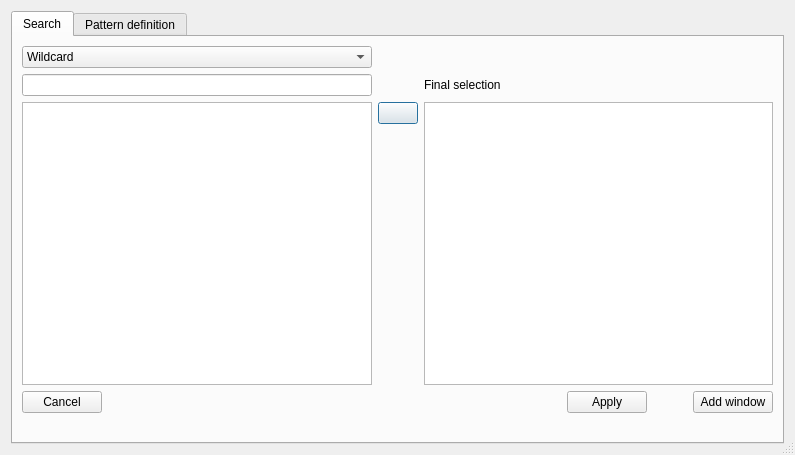
<?xml version="1.0" encoding="UTF-8"?>
<ui version="4.0">
 <class>SearchDialog</class>
 <widget class="QDialog" name="SearchDialog">
  <property name="geometry">
   <rect>
    <x>0</x>
    <y>0</y>
    <width>795</width>
    <height>455</height>
   </rect>
  </property>
  <property name="windowTitle">
   <string>Dialog</string>
  </property>
  <property name="sizeGripEnabled">
   <bool>true</bool>
  </property>
  <layout class="QGridLayout" name="gridLayout_2">
   <item row="0" column="0">
    <widget class="QTabWidget" name="tabs">
     <property name="currentIndex">
      <number>0</number>
     </property>
     <widget class="QWidget" name="tab">
      <attribute name="title">
       <string>Search</string>
      </attribute>
      <layout class="QGridLayout" name="gridLayout">
       <item row="0" column="0">
        <widget class="QComboBox" name="match_kind">
         <property name="currentIndex">
          <number>0</number>
         </property>
         <item>
          <property name="text">
           <string>Wildcard</string>
          </property>
         </item>
         <item>
          <property name="text">
           <string>Regex</string>
          </property>
         </item>
        </widget>
       </item>
       <item row="1" column="0">
        <widget class="QLineEdit" name="search_box">
         <property name="text">
          <string/>
         </property>
        </widget>
       </item>
       <item row="1" column="2">
        <widget class="QLabel" name="label">
         <property name="text">
          <string>Final selection</string>
         </property>
        </widget>
       </item>
       <item row="2" column="0" rowspan="2">
        <widget class="QListWidget" name="matches">
         <property name="selectionMode">
          <enum>QAbstractItemView::ExtendedSelection</enum>
         </property>
         <property name="sortingEnabled">
          <bool>false</bool>
         </property>
        </widget>
       </item>
       <item row="2" column="1">
        <widget class="QPushButton" name="add_btn">
         <property name="text">
          <string/>
         </property>
         <property name="icon">
          <iconset resource="resource.qrc">
           <normaloff>:/left.png</normaloff>:/left.png</iconset>
         </property>
        </widget>
       </item>
       <item row="2" column="2" rowspan="2">
        <widget class="MinimalListWidget" name="selection"/>
       </item>
       <item row="3" column="1">
        <spacer name="verticalSpacer_2">
         <property name="orientation">
          <enum>Qt::Vertical</enum>
         </property>
         <property name="sizeHint" stdset="0">
          <size>
           <width>20</width>
           <height>40</height>
          </size>
         </property>
        </spacer>
       </item>
       <item row="4" column="0" colspan="3">
        <layout class="QHBoxLayout" name="horizontalLayout" stretch="0,1,0,0,0">
         <item>
          <widget class="QPushButton" name="cancel_btn">
           <property name="text">
            <string>Cancel</string>
           </property>
          </widget>
         </item>
         <item>
          <spacer name="horizontalSpacer_2">
           <property name="orientation">
            <enum>Qt::Horizontal</enum>
           </property>
           <property name="sizeHint" stdset="0">
            <size>
             <width>40</width>
             <height>20</height>
            </size>
           </property>
          </spacer>
         </item>
         <item>
          <widget class="QPushButton" name="apply_btn">
           <property name="text">
            <string>Apply</string>
           </property>
          </widget>
         </item>
         <item>
          <spacer name="horizontalSpacer">
           <property name="orientation">
            <enum>Qt::Horizontal</enum>
           </property>
           <property name="sizeHint" stdset="0">
            <size>
             <width>40</width>
             <height>20</height>
            </size>
           </property>
          </spacer>
         </item>
         <item>
          <widget class="QPushButton" name="add_window_btn">
           <property name="text">
            <string>Add window</string>
           </property>
          </widget>
         </item>
        </layout>
       </item>
       <item row="5" column="0">
        <widget class="QLabel" name="status">
         <property name="text">
          <string/>
         </property>
        </widget>
       </item>
      </layout>
     </widget>
     <widget class="QWidget" name="tab_2">
      <attribute name="title">
       <string>Pattern definition</string>
      </attribute>
      <layout class="QGridLayout" name="gridLayout_3" rowstretch="0,0,0,0,1,0,0,0,0" columnstretch="0,0,0,1,0">
       <item row="7" column="1">
        <spacer name="verticalSpacer">
         <property name="orientation">
          <enum>Qt::Vertical</enum>
         </property>
         <property name="sizeHint" stdset="0">
          <size>
           <width>20</width>
           <height>254</height>
          </size>
         </property>
        </spacer>
       </item>
       <item row="5" column="2">
        <widget class="QCheckBox" name="raw">
         <property name="text">
          <string>Asses the raw channel values</string>
         </property>
        </widget>
       </item>
       <item row="4" column="2">
        <widget class="QDoubleSpinBox" name="filter_value">
         <property name="decimals">
          <number>6</number>
         </property>
         <property name="minimum">
          <double>-9999999999999999635896294965248.000000000000000</double>
         </property>
         <property name="maximum">
          <double>999999999999999983222784.000000000000000</double>
         </property>
        </widget>
       </item>
       <item row="3" column="2">
        <widget class="QComboBox" name="filter_type">
         <item>
          <property name="text">
           <string>Unspecified</string>
          </property>
         </item>
         <item>
          <property name="text">
           <string>Contains</string>
          </property>
         </item>
         <item>
          <property name="text">
           <string>Do not contain</string>
          </property>
         </item>
         <item>
          <property name="text">
           <string>Constant</string>
          </property>
         </item>
        </widget>
       </item>
       <item row="3" column="1">
        <widget class="QLabel" name="label_3">
         <property name="text">
          <string>Filter type</string>
         </property>
        </widget>
       </item>
       <item row="4" column="1">
        <widget class="QLabel" name="label_4">
         <property name="text">
          <string>Filter value</string>
         </property>
        </widget>
       </item>
       <item row="8" column="3">
        <spacer name="horizontalSpacer_3">
         <property name="orientation">
          <enum>Qt::Horizontal</enum>
         </property>
         <property name="sizeHint" stdset="0">
          <size>
           <width>282</width>
           <height>20</height>
          </size>
         </property>
        </spacer>
       </item>
       <item row="6" column="2">
        <widget class="QPushButton" name="define_ranges_btn">
         <property name="text">
          <string>Define ranges</string>
         </property>
        </widget>
       </item>
       <item row="8" column="4">
        <widget class="QPushButton" name="apply_pattern_btn">
         <property name="text">
          <string>Apply</string>
         </property>
        </widget>
       </item>
       <item row="8" column="1">
        <widget class="QPushButton" name="cancel_pattern_btn">
         <property name="text">
          <string>Cancel</string>
         </property>
        </widget>
       </item>
       <item row="1" column="1">
        <widget class="QLabel" name="label_2">
         <property name="text">
          <string>Pattern</string>
         </property>
        </widget>
       </item>
       <item row="1" column="2">
        <widget class="QLineEdit" name="pattern">
         <property name="minimumSize">
          <size>
           <width>300</width>
           <height>0</height>
          </size>
         </property>
        </widget>
       </item>
       <item row="2" column="2">
        <widget class="QComboBox" name="pattern_match_type">
         <item>
          <property name="text">
           <string>Wildcard</string>
          </property>
         </item>
         <item>
          <property name="text">
           <string>Regex</string>
          </property>
         </item>
        </widget>
       </item>
       <item row="2" column="1">
        <widget class="QLabel" name="label_5">
         <property name="text">
          <string>Match type</string>
         </property>
        </widget>
       </item>
       <item row="0" column="1">
        <widget class="QLabel" name="label_6">
         <property name="text">
          <string>Name</string>
         </property>
        </widget>
       </item>
       <item row="0" column="2">
        <widget class="QLineEdit" name="name"/>
       </item>
      </layout>
     </widget>
    </widget>
   </item>
  </layout>
 </widget>
 <customwidgets>
  <customwidget>
   <class>MinimalListWidget</class>
   <extends>QListWidget</extends>
   <header>asammdf/gui/widgets/list.h</header>
  </customwidget>
 </customwidgets>
 <tabstops>
  <tabstop>search_box</tabstop>
  <tabstop>matches</tabstop>
  <tabstop>add_btn</tabstop>
  <tabstop>selection</tabstop>
  <tabstop>cancel_btn</tabstop>
  <tabstop>match_kind</tabstop>
 </tabstops>
 <resources>
  <include location="resource.qrc"/>
 </resources>
 <connections/>
</ui>
